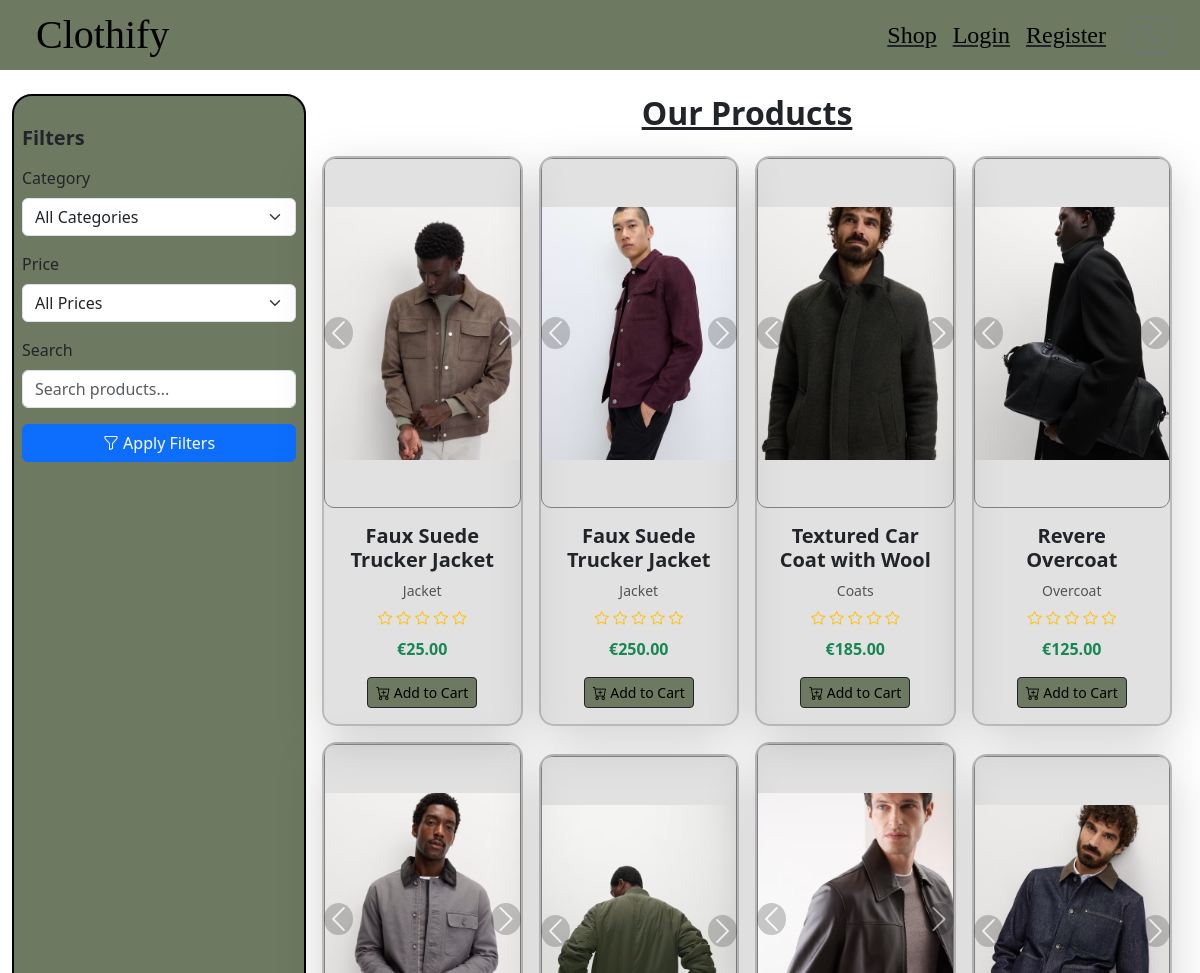
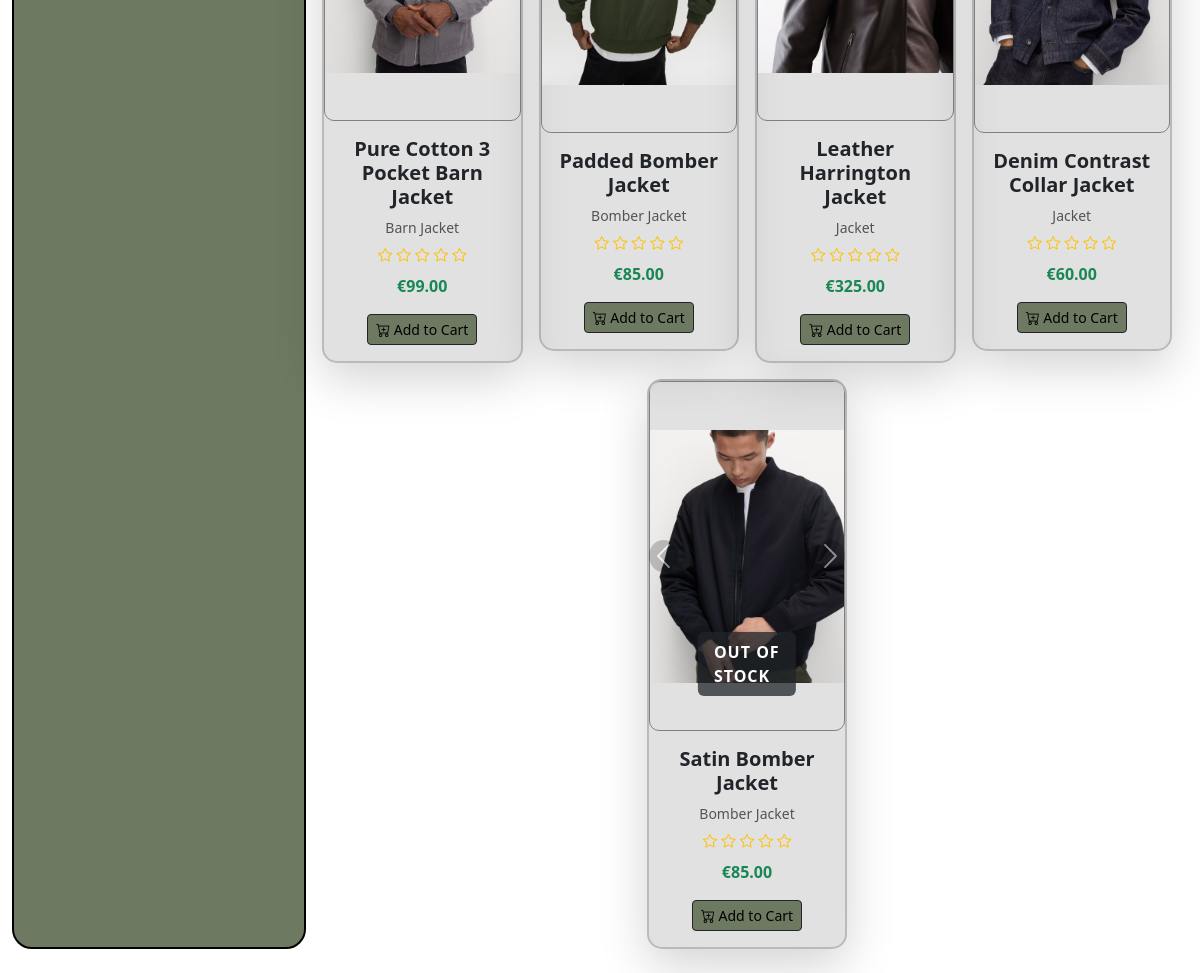
The page / on the database its author committed (2 pictures, top to bottom).
### shop/models.py (models this page shows, shortened)
class Product(models.Model):
    category = models.ForeignKey(Category, related_name='products', on_delete=models.CASCADE)
    name = models.CharField(max_length=200)
    slug = models.SlugField(max_length=220, unique=True)
    description = models.TextField(blank=True)
    price = models.DecimalField(max_digits=8, decimal_places=2)
    image = models.ImageField(upload_to='products/', blank=True, null=True)
    inventory = models.PositiveIntegerField(default=0)
    created_at = models.DateTimeField(auto_now_add=True)

class Category(models.Model):
    name = models.CharField(max_length=100, unique=True)
    slug = models.SlugField(max_length=100, unique=True)

### shop/views.py (the view, shortened to what this page needs)
# urls.py: path("", views.main_view, name="main"),
def main_view(request):
    category_slug = request.GET.get('category')
    price_range = request.GET.get('price')
    query = request.GET.get('q')
    products = Product.objects.all()
    if category_slug:
        products = products.filter(category__slug=category_slug)
    if query:
        products = products.filter(name__icontains=query)
    categories = Category.objects.all()
    user_favourite_ids = []
    if request.user.is_authenticated:
        user_favourite_ids = Favourite.objects.filter(user=request.user).values_list('product_id', flat=True)
    return render(request, 'shop/main.html', {
        'products': products,
        'categories': categories,
        'user_favourite_ids': list(user_favourite_ids)
    })

### shop/models.py (called while the page is built)
    def __str__(self):
        return self.name

### shop/templates/shop/main.html (shortened to what this page needs)
{% extends 'shop/base.html' %}
{% load static %}
{% block content %}
<div class="container-fluid py-4"   style=" height: 100%">
  <div class="row g-3 ">
    <div class="col-md-3" style="height:auto; border: solid 2px black; border-radius: 20px; background-color: rgb(109, 121, 96); padding-top: 30px;">
      <div class="position-sticky " style="top: 20px;">
        <h5 class="mb-3 fw-bold">Filters</h5>
        <form method="get">
          <div class="mb-3">
            <label for="category" class="form-label">Category</label>
            <select id="category" name="category" class="form-select">
              <option value="">All Categories</option>
            </select>
          </div>
          <div class="mb-3">
            <label for="price" class="form-label">Price</label>
            <select id="price" name="price" class="form-select">
              <option value="">All Prices</option>
            </select>
          </div>
          <div class="mb-3">
            <label for="q" class="form-label">Search</label>
            <input type="text" id="q" name="q" value="{{ request.GET.q }}" class="form-control" placeholder="Search products...">
          </div>
          <div class="d-grid">
            <button type="submit" class="btn btn-primary">
              <i class="bi bi-funnel"></i> Apply Filters
            </button>
          </div>
        </form>
      </div>
    </div>
    <div class="col-md-9">
      <h2 class="text-center mb-4 fw-bold text-decoration-underline">Our Products</h2>
      <div class="row g-3 justify-content-center align-items-center">
        {% for product in products %}
          <div class="col-12 col-sm-6 col-md-4 col-lg-3">
            <div class="card shadow-lg border-2 product-card" style="background-color: rgba(128, 128, 128, 0.24);">
              {% if product.image %}
                <div id="carousel-{{ product.id }}" class="carousel slide">
  <div class="carousel-inner">
    {% if product.image %}
      <div class="carousel-item active">
        <img src="{{ product.image.url }}" class="d-block w-200 img-fluid" alt="{{ product.name }}">
      </div>
    {% endif %}
           </div>
             {% if product.images.all %}
                <button class="carousel-control-prev" type="button" data-bs-target="#carousel-{{ product.id }}" data-bs-slide="prev">
             <span class="carousel-control-prev-icon" aria-hidden="true"></span>
            </button>
            <button class="carousel-control-next" type="button" data-bs-target="#carousel-{{ product.id }}" data-bs-slide="next">
              <span class="carousel-control-next-icon" aria-hidden="true"></span>
              </button>
                {% endif %}
              </div>
              {% else %}
                <img src="{% static 'shop/images/no_image.png' %}" class="card-img-top" alt="No image available">
              {% endif %}
              {% if product.inventory == 0 %}
                <div class="position-absolute top-50 start-50 translate-middle bg-dark bg-opacity-75 text-white fw-bold px-3 py-2 rounded">
                  OUT OF STOCK
                </div>
              {% endif %}
              <div class="card-body text-center">
                <h5 class="card-title fw-bold">{{ product.name }}</h5>
                <p class="text-muted small mb-1">{{ product.category }}</p>
                <div class="rating mb-2">
                  {% for i in "12345" %}
                    {% if forloop.counter <= product.rating %}
                      <i class="bi bi-star-fill text-warning"></i>
                    {% else %}
                      <i class="bi bi-star text-warning"></i>
                    {% endif %}
                  {% endfor %}
                </div>
                <p class="fw-semibold text-success mb-3">€{{ product.price }}</p>
                <div class="d-flex justify-content-center gap-2">
                  <a href="#" class="btn btn-sm btn-dark add-to-cart-btn"
   data-product-id="{{ product.id }}" style="background-color: rgb(109, 121, 96);">
   <i class="bi bi-cart-plus"></i> Add to Cart
</a>
                </div>
              </div>
            </div>
          </div>
        {% empty %}
          <p class="text-center text-muted">No products available at the moment.</p>
        {% endfor %}
      </div>
    </div>
  </div>
</div>
{% endblock %}

### shop/templates/shop/base.html (shortened to what this page needs)
{% load static %}
<!doctype html>
<html lang="en">
  <head>
    <link href="https://cdn.jsdelivr.net/npm/bootstrap@5.3.0/dist/css/bootstrap.min.css" rel="stylesheet">
    <link href="https://cdn.jsdelivr.net/npm/bootstrap-icons@1.10.5/font/bootstrap-icons.css" rel="stylesheet">
    <link href="{% static 'shop/css/styles.css' %}" rel="stylesheet">
  </head>
  <body>
   <nav class="navbar navbar-expand-lg" style="width: 100%; padding: 0;">
  <div class="container-fluid px-3" style="background-color: rgb(109, 121, 96);">
    <a class="navbar-brand" href="{% url 'shop:main' %}">Clothify</a>
    <div class="collapse navbar-collapse container-fluid align-items-center" id="navbarResponsive">
      <ul class="navbar-nav ms-auto align-items-center" style="font-family: fantasy; text-decoration: underline; font-size: 3vh;">
        <li class="nav-item text-center">
          <a class="nav-link" href="{% url 'shop:main' %}">Shop</a>
        </li>
        {% if user.is_authenticated %}
          <li class="nav-item">
            <a class="nav-link" href="{% url 'shop:favourites' %}">Favourites</a>
          </li>
          <li class="nav-item">
            <a class="nav-link" href="{% url 'shop:cart' %}">Cart <span id="cart-counter">{{ request.user.cartitem_set.count }}</span></a>
          </li>
          <li class="nav-item">
            <a class="nav-link" href="{% url 'users:logout' %}">Logout</a>
          </li>
          <li class="nav-item">
            <a class="nav-link" href="{% url 'shop:support' %}">Support</a>
          </li>
        {% else %}
          <li class="nav-item">
            <a class="nav-link" href="{% url 'users:login' %}">Login</a>
          </li>
          <li class="nav-item">
            <a class="nav-link" href="{% url 'users:register' %}">Register</a>
          </li>
        {% endif %}
      </ul>
    </div>
  </div>
</nav>
      {% block content %}{% endblock %}
  </body>
</html>

### shop/static/shop/css/styles.css (style rules this page uses)
.container, .row { margin-right: 0; margin-left: 0; padding-right: 0; padding-left: 0; }
a { color: black !important; }
.navbar-brand { font-family:fantasy, cursive; font-size: 2.5rem; color: black !important; padding-left: 20px; }
nav { background-color: rgb(109, 121, 96); }
.product-card { transition: transform 0.25s ease, box-shadow 0.25s ease; border-radius: 15px; overflow: hidden; }
.rating i { font-size: 0.9rem; }
.carousel-item img { height: 350px; object-fit:contain; border-radius: 10px; justify-self: center; border: solid 1px grey !important; }
.carousel-control-prev-icon, .carousel-control-next-icon { background-color: rgba(0,0,0,0.4); border-radius: 50%; }
.position-absolute { z-index: 5; letter-spacing: 1px; }
form input, form select, form textarea { width: 100% !important; max-width: 100% !important; box-sizing: border-box; }
.navbar { background: #111; padding: 10px 20px; position: sticky; top: 0; z-index: 1000; }

### rows shown on the page
Product: image (picture), name "Faux Suede Trucker Jacket", category "Jacket", price "25.00"
Product: image (picture), name "Faux Suede Trucker Jacket", category "Jacket", price "250.00"
Product: image (picture), name "Textured Car Coat with Wool", category "Coats", price "185.00"
Product: image (picture), name "Revere Overcoat", category "Overcoat", price "125.00"
Product: image (picture), name "Pure Cotton 3 Pocket Barn Jacket", category "Barn Jacket", price "99.00"
Product: image (picture), name "Padded Bomber Jacket", category "Bomber Jacket", price "85.00"
Product: image (picture), name "Leather Harrington Jacket", category "Jacket", price "325.00"
Product: image (picture), name "Denim Contrast Collar Jacket", category "Jacket", price "60.00"
Product: image (picture), inventory "OUT OF STOCK", name "Satin Bomber Jacket", category "Bomber Jacket", price "85.00"
